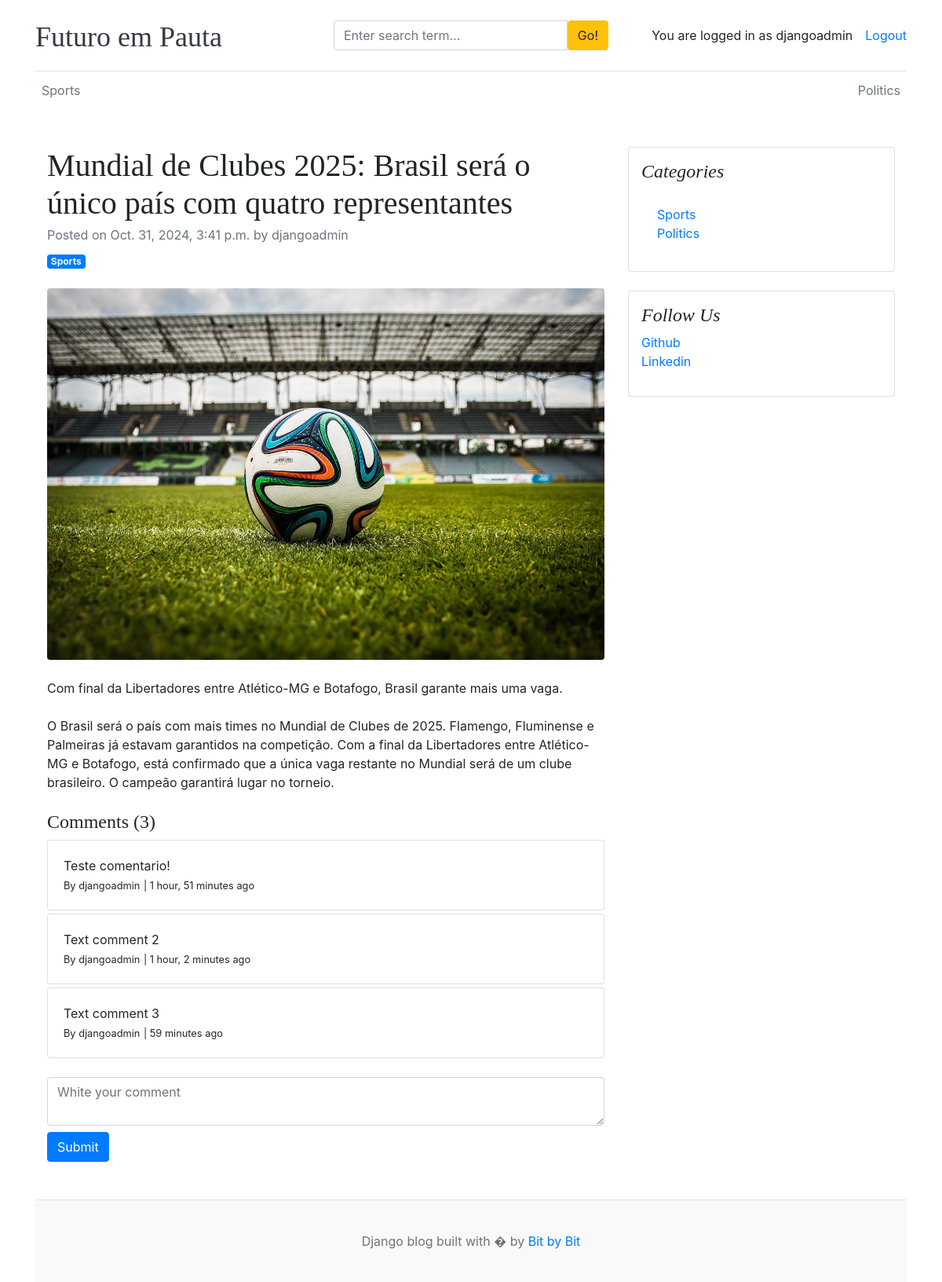
The app's page /blogs/mundial-de-clubes-2025-brasil-sera-o-unico-pais-com-quatro-representantes/ (signed in) with its own data.
### blogs/models.py (models this page shows, shortened)
class Category(models.Model):
    category_name = models.CharField(max_length=50, unique=True)
    created_at = models.DateTimeField(auto_now_add=True)
    updated_at = models.DateTimeField(auto_now=True)
    class Meta:
        verbose_name_plural = 'categories'
    def __str__(self):
        return self.category_name

class Blog(models.Model):
    title = models.CharField(max_length=100)
    slug = models.SlugField(max_length=150, unique=True, blank=True)
    category = models.ForeignKey(Category, on_delete=models.CASCADE)
    author = models.ForeignKey(User, on_delete=models.CASCADE)
    featured_image = models.ImageField(upload_to='uploads/%Y/%m/%d')
    short_description = models.TextField(max_length=500)
    blog_body = models.TextField(max_length=2000)
    status = models.CharField(max_length=20, choices=STATUS_CHOICES, default="Draft")
    is_featured = models.BooleanField(default=False)
    created_at = models.DateTimeField(auto_now_add=True)
    updated_at = models.DateTimeField(auto_now=True)

class Comment(models.Model):
    user = models.ForeignKey(User, on_delete=models.CASCADE)
    blog = models.ForeignKey(Blog, on_delete=models.CASCADE)
    comment = models.TextField(max_length=250)
    created_at = models.DateTimeField(auto_now_add=True)
    updated_at = models.DateTimeField(auto_now=True)
    def __str__(self):
        return self.comment

class SocialLink(models.Model):
    platform = models.CharField(max_length=25)
    link = models.URLField(max_length=100)
    created_at = models.DateTimeField(auto_now_add=True)
    updated_at = models.DateTimeField(auto_now=True)

### blogs/views.py (the view, shortened to what this page needs)
# urls.py: path('blogs/<slug:slug>/', BlogView.blogs, name='blogs'),
def blogs(request, slug):
    single_blog = get_object_or_404(Blog, slug=slug, status="Published")
    comments = Comment.objects.filter(blog=single_blog)
    comments_count = comments.count()
    context = {
        'single_blog': single_blog,
        'comments': comments,
        'comments_count': comments.count,
    }
    return render(request, 'blogs.html', context)

### blogs/context_processors.py (called while the page is built)
def get_categories(request):
    categories = Category.objects.all()
    return dict(categories=categories)

def get_social_links(request):
    social_links = SocialLink.objects.all()
    return dict(social_links=social_links)

### templates/blogs.html (shortened to what this page needs)
{% extends 'base.html' %}
{% block content %}
<div class="container mt-5">
    <div class="row">
        <div class="col-lg-8">
            <article>
                <header class="mb-4">
                    <h1 class="fw-bolder mb-1">{{ single_blog.title }}</h1>
                    <div class="text-muted fst-italic mb-2">Posted on {{ single_blog.created_at }} by {{ single_blog.author }}</div>
                    <a class="badge bg-primary text-decoration-none text-light" href="#!">{{single_blog.category}}</a>
                </header>
                <figure class="mb-4"><img class="img-fluid rounded" src="{{ single_blog.featured_image.url }}" alt="..." /></figure>
                <section class="mb-5">
                    <p class="fs-5 mb-4">{{ single_blog.short_description }}</p>
                    <p class="fs-5 mb-4">{{ single_blog.blog_body }}</p>
                    <h4>Comments ({{ comments_count }})</h4>
                    {% if comments %}
                        {%  for comment in comments %}
                            <div class="card mt-1">
                                <div class="card-body">
                                    <p class="card-text mb-0">{{ comment }}</p>
                                    <span>
                                        <small>By {{ comment.user }}</small>
                                        <small>| {{ comment.created_at | timesince }} ago</small>
                                    </span>
                                </div>
                            </div>
                        {% endfor %}
                    {% else %}
                        No comments yet.
                    {% endif %}
                    <br>
                    <div class"form-group">
                        {% if user.is_authenticated %}
                        <form action="" method="POST">
                            <div class="form-group">
                                <textarea name="comment" class="form-control" placeholder="White your comment"></textarea>
                                <input type="submit" value="Submit" class="btn btn-primary mt-2">
                            </div>
                        </form>
                        {% else %}
                        <p>Please <span><a href="{% url 'login' %}">login</a></span> to white a comment!</p>
                        {% endif %}
                    </div>
                </section>
            </article>
        </div>
        <div class="col-lg-4">
            <div class="card mb-4 p-3">
                <h4 class="font-italic">Categories</h4>
                <div class="card-body">
                    <div class="row">
                        <div class="col-sm-6">
                            <ul class="list-unstyled mb-0">
                                {% for cat in categories %}
                                    <li><a href="{% url 'posts_by_category' cat.id %}">{{ cat.category_name }}</a></li>
                                {% endfor %}
                            </ul>
                        </div>
                    </div>
                </div>
            </div>
            {% if social_links %}
            <div class="card mb-4 p-3">
                <h4 class="font-italic">Follow Us</h4>
                <ol class="list-unstyled">
                    {% for i in social_links %}
                        <li><a href="{{i.link}}" target="_blank">{{i.platform}}</a></li>
                    {%endfor%}
                </ol>
            </div>
            {% endif %}
        </div>
    </div>
</div>
{% endblock %}

### templates/base.html (shortened to what this page needs)
{% load static %}
<!DOCTYPE html>
<html lang="en">
<head>
    <link href="https://getbootstrap.com/docs/4.0/dist/css/bootstrap.min.css" rel="stylesheet">
    <link href="{% static 'css/blog.css' %}" rel="stylesheet">
  </head>
<body>
    <div class="container">
      <header class="blog-header py-3">
        <div class="row flex-nowrap justify-content-between align-items-center">
          <div class="col-4 pt-1">
            <a class="blog-header-logo text-dark" href="/">Futuro em Pauta</a>
          </div>
          <div class="col-4">
            <form action="{% url 'search' %}" method="GET">
              <div class="input-group">
                <input class="form-control" type="text" name="keyword" value="{{ keyword }}" placeholder="Enter search term..." aria-label="Enter search term..." aria-describedby="button-search" />
                <button type="submit" class="btn btn-warning" id="button-search" type="button">Go!</button>
              </div>
            </form>
          </div>
          <div class="col-4 d-flex justify-content-end align-items-center">
            {% if not user.is_authenticated %}
              <a class="btn btn-sm btn-warning" href="{% url 'login' %}">Login</a> &nbsp;
              <a class="btn btn-sm btn-outline-secondary" href="{% url 'register' %}">Register</a>
            {% else %}
              <span>You are logged in as {{ user }}</span>
              <span><a href="{% url 'logout' %}">Logout</a></span>
            {% endif %}
          </div>
        </div>
      </header>
      <div class="nav-scroller py-1 mb-2">
        <nav class="nav d-flex justify-content-between">
          {% for cat in categories %}
          <a class="p-2 text-muted" href="{% url 'posts_by_category' cat.id %}">{{ cat.category_name }}</a>
          {% endfor %}
        </nav>
      </div>
{% block content %}
{%  endblock %}
<footer class="blog-footer">
    <p>Django blog built with � by <a href="#">Bit by Bit</a></p>
</footer>
</body>
</html>

### blog_main/static/css/blog.css (style rules this page uses)
.blog-header { border-bottom: 1px solid #e5e5e5; }
.blog-header-logo { font-family: "Playfair Display", Georgia, "Times New Roman", serif; font-size: 2.25rem; }
h1, h2, h3, h4, h5, h6 { font-family: "Playfair Display", Georgia, "Times New Roman", serif; }
.blog-footer { padding: 2.5rem 0; color: #727272; text-align: center; background-color: #f9f9f9; border-top: .05rem solid #e5e5e5; }
.blog-footer p:last-child { margin-bottom: 0; }

### records on screen
Category: category_name "Sports"
Category: category_name "Politics"
Blog: title "Mundial de Clubes 2025: Brasil será o único país com quatro representantes", created_at "Oct. 31, 2024, 3:41 p.m.", author "djangoadmin", category "Sports", featured_image (picture), short_description "Com final da Libertadores entre Atlético-MG e Botafogo, Brasil garante mais uma vaga.", blog_body "O Brasil será o país com mais times no Mundial de Clubes de 2025. Flamengo, Fluminense e Palmeiras já estavam garantidos na competição. Com a final da Libertadores entre Atlético-MG e Botafogo, está confirmado que a única vaga restante no Mundial será de um clube brasileiro. O campeão garantirá lugar no torneio."
Comment: comment "Teste comentario!", user "djangoadmin", created_at "1 hour, 51 minutes"
Comment: comment "Text comment 2", user "djangoadmin", created_at "1 hour, 2 minutes"
Comment: comment "Text comment 3", user "djangoadmin", created_at "59 minutes"
SocialLink: platform "Github"
SocialLink: platform "Linkedin"

### other values on screen
{{ user }} "djangoadmin"
{{ comments_count }} "3"
